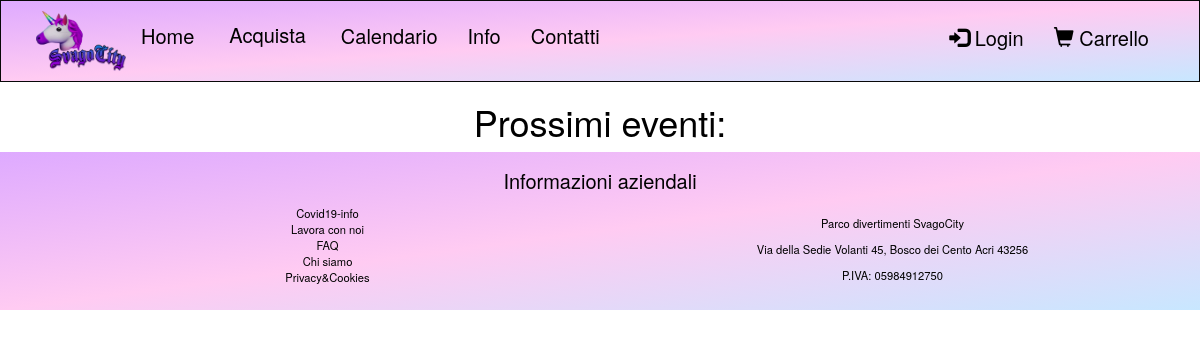
The page /eventi.php on the database as committed earlier.
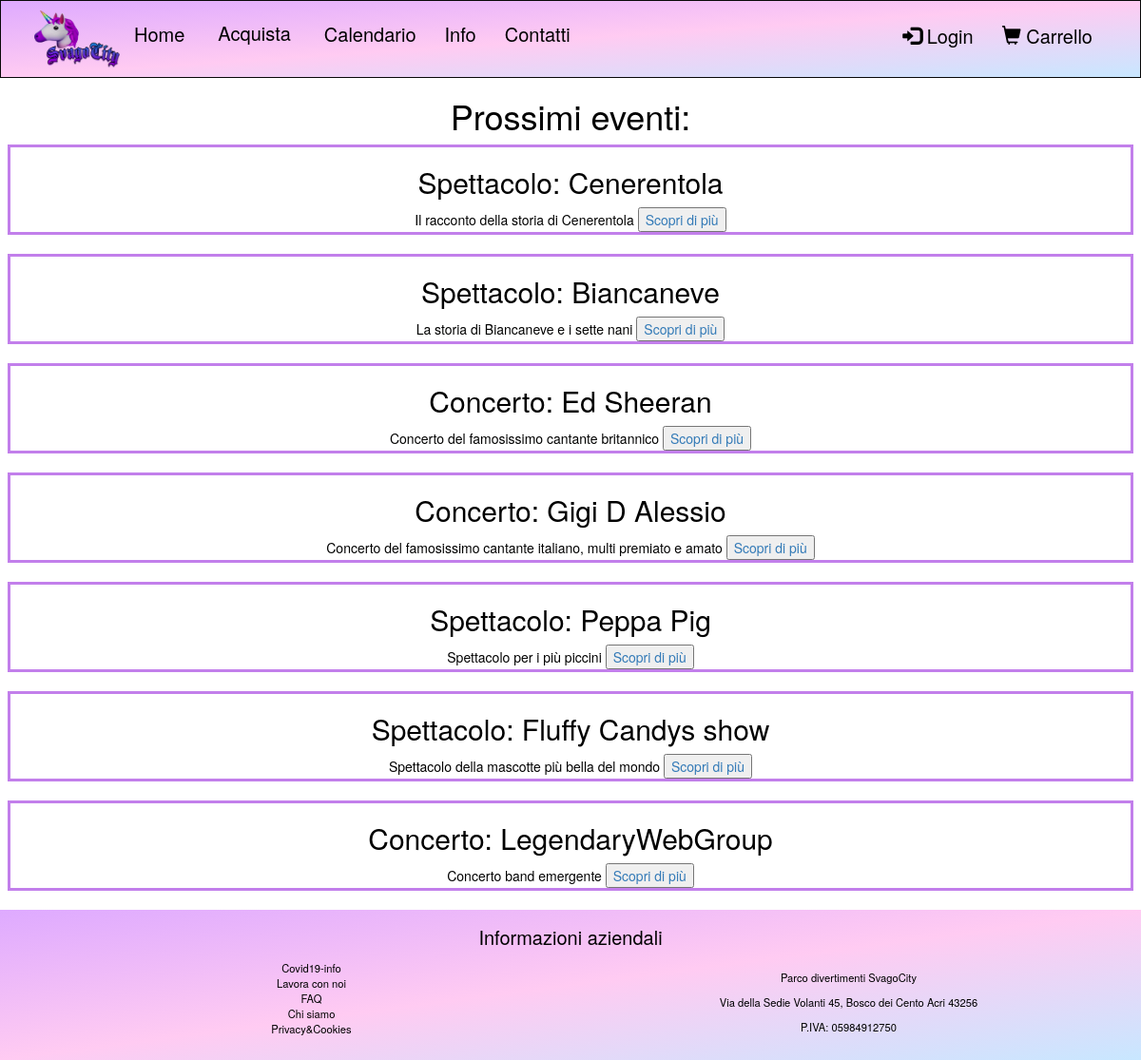
The same page on the database as committed later.
### tables this page shows
CREATE TABLE `evento` (
  `idEvento` int(100) NOT NULL,
  `nomeEvento` varchar(100) NOT NULL,
  `descrizioneEvento` varchar(100) NOT NULL,
  `prezzo` int(100) NOT NULL,
  `capienzaEvento` int(5) NOT NULL,
  `dataEvento` date NOT NULL,
  `tipologia` varchar(100) NOT NULL
);

### eventi.php (called while the page is built)
<?php
    require_once("bootstrap.php");
    $templateParams["titolo"] = "SvagoCity - Eventi";
    $templateParams["evento"] = $dbh->getEvents();
    $templateParams["nome"] = "lista-eventi.php";
    require("template/base.php");
?>

### db/database.php (called while the page is built, shortened)
<?php
class DatabaseHelper{
    private $db;
    public function __construct($servername, $username, $password, $dbname, $port){
        $this->db = new mysqli($servername, $username, $password, $dbname, $port);
    }
    public function getEvents(){
        $stmn = $this->db->prepare("SELECT idEvento, nomeEvento, descrizioneEvento, tipologia
        FROM evento");
        $stmn->execute();
        $result = $stmn->get_result();
        return $result->fetch_all(MYSQLI_ASSOC);
    }
}
?>

### bootstrap.php (called while the page is built, shortened)
<?php
    require_once("db/database.php");
    $dbh = new DatabaseHelper("localhost", "root", "", "svagocity", 3306);
    require_once("utils/functions.php")
?>

### template/lista-eventi.php (the view)
<div class="text-center">
<h1>Prossimi eventi:</h1>
<?php foreach($templateParams["evento"] as $evento):
    $idEvento = $evento["idEvento"];
?>
<div style="border: 3px solid; border-color: #c27feb; margin: 8px; margin-bottom:20px">
    <h2>
        <?php echo $evento["tipologia"];?>: <?php echo $evento["nomeEvento"]; ?>
    </h2>
    <article>
        <?php echo $evento["descrizioneEvento"]; ?>
        <button><a href="acquisto-evento.php?id=<?php echo "$idEvento";?>">Scopri di più</a></button>
    </article>
</div>
<?php endforeach; ?>
</div>

### template/base.php (shortened to what this page needs)
<?php
require_once("bootstrap.php");
require_once("utils/functions.php");
?>
<!DOCTYPE html>
<html lang="it">
  <head>
    <link rel="stylesheet" href="https://maxcdn.bootstrapcdn.com/bootstrap/3.4.1/css/bootstrap.min.css">
    <link rel="stylesheet" href="css/style.css">
  </head>
  <body>
    <div class="box-container">
      <nav class="navbar navbar-inverse">
        <div class="container-fluid">
          <div class="navbar-header">
            <img src="./img/logo.PNG" alt="logo" style="width:90px;height:60px;">
           </div>
           <div class="collapse navbar-collapse" id="MenuNavBar">
             <ul class="nav navbar-nav">
             <li><a <?php isActive("home.php");?> href="home.php">Home</a></li>
               <li>
                 <div class="dropdown">
                 <button class="dropbtn" <?php isActive("biglietti.php");?> <?php isActive("eventi.php");?>
                 <?php isActive("prodotti.php");?> <?php isActive("index.php");?>>Acquista
                 </button>
               </li>
               <li><a <?php isActive("calendario.php");?> href="calendario.php">Calendario</a></li>
               <li><a <?php isActive("info.php");?> href="info.php">Info</a></li>
               <li><a <?php isActive("contatti.php");?> href="contatti.php">Contatti</a></li>
             </ul>
             <ul class="nav navbar-nav navbar-right">
             <?php if(isset($_SESSION['idCliente'])){ ?>
               <li><a <?php isActive("login.php");?> href="login.php"><span class="glyphicon glyphicon-user"></span> Area personale</a></li>
             <?php } else if (isset($_SESSION['codiceAdmin'])){ ?>
               <li><a <?php isActive("loginAdmin.php");?> href="loginAdmin.php"><span class="glyphicon glyphicon-cog"></span> Gestisci</a></li>
             <?php } else { ?>
               <li><a class="login" href="#"><span class="<?php echo LOGIN?>"></span> <?php echo LOG?></a></li>
             <?php } ?>
              <li><a <?php isActive("carrello.php");?> href="carrello.php"><span class="glyphicon glyphicon-shopping-cart"></span> Carrello</a></li>
            </ul>
          </div>
        </div>
      </nav>
      <main>
        <?php require($templateParams["nome"]) ?>
      </main>
      <footer class="container-fluid text-center col-12 col-md-12">
        <div>
            <div>
                <p>
                    Informazioni aziendali
                </p>
            </div>
            <div class= "col-12 col-md-6">
                <ul>
                    <li>Covid19-info</li>
                    <li>Lavora con noi</li>
                    <li>FAQ</li>
                    <li>Chi siamo</li>
                    <li>Privacy&Cookies</li>
                </ul>
            </div>
            <div class="col-12 col-md-6">
                <p>Parco divertimenti SvagoCity</p>
                <p> Via della Sedie Volanti 45, Bosco dei Cento Acri 43256 </p>
                <p>P.IVA: 05984912750</p>
            </div>
         </div>
      </footer>
    </div>
  </body>
</html>

### utils/functions.php (shortened to what this page needs)
<?php
function isActive($pagename){
    if(basename($_SERVER['PHP_SELF'])==$pagename){
        echo " class='active' ";
    }
}
?>

### css/style.css (style rules this page uses)
* { color:black; }
.navbar { background-image: linear-gradient(to bottom right, #deaaff, #ffcbf2ff, #c8e7ff); color: black; padding: 10px 20px; background-color: #ffcbf2ff; margin-bottom: 0; border-radius: 0; }
.nav.navbar-nav.navbar-right li a { color: black; font-size: 20px; }
.nav.navbar-nav li a { color: black; font-size: 20px; background-color:transparent; }
.nav.navbar-nav.navbar-right li a { color:black; }
.nav.navbar-nav li a { color: black; }
footer { background-image: linear-gradient( to bottom right, #deaaff, #ffcbf2ff, #c8e7ff); color: black; padding: 15px; font-size: 80%; overflow:none; }
footer > div > div:first-child { font-size: 20px; text-emphasis-style: bold; }
footer div div ul { list-style: none; }
.dropdown .dropbtn { font-size: 20px; border: none; outline: none; background-color: transparent; color:black; padding: 10px 20px; background-color: inherit; font-family: inherit; margin: 0; }

Rows that differ between the two databases and show on the page:
added evento: tipologia "Spettacolo", nomeEvento "Cenerentola", descrizioneEvento "Il racconto della storia di Cenerentola"
added evento: tipologia "Spettacolo", nomeEvento "Biancaneve", descrizioneEvento "La storia di Biancaneve e i sette nani"
added evento: tipologia "Concerto", nomeEvento "Ed Sheeran", descrizioneEvento "Concerto del famosissimo cantante britannico"
added evento: tipologia "Concerto", nomeEvento "Gigi D Alessio", descrizioneEvento "Concerto del famosissimo cantante italiano, multi premiato e amato"
added evento: tipologia "Spettacolo", nomeEvento "Peppa Pig", descrizioneEvento "Spettacolo per i più piccini"
added evento: tipologia "Spettacolo", nomeEvento "Fluffy Candys show", descrizioneEvento "Spettacolo della mascotte più bella del mondo"
added evento: tipologia "Concerto", nomeEvento "LegendaryWebGroup", descrizioneEvento "Concerto band emergente"
